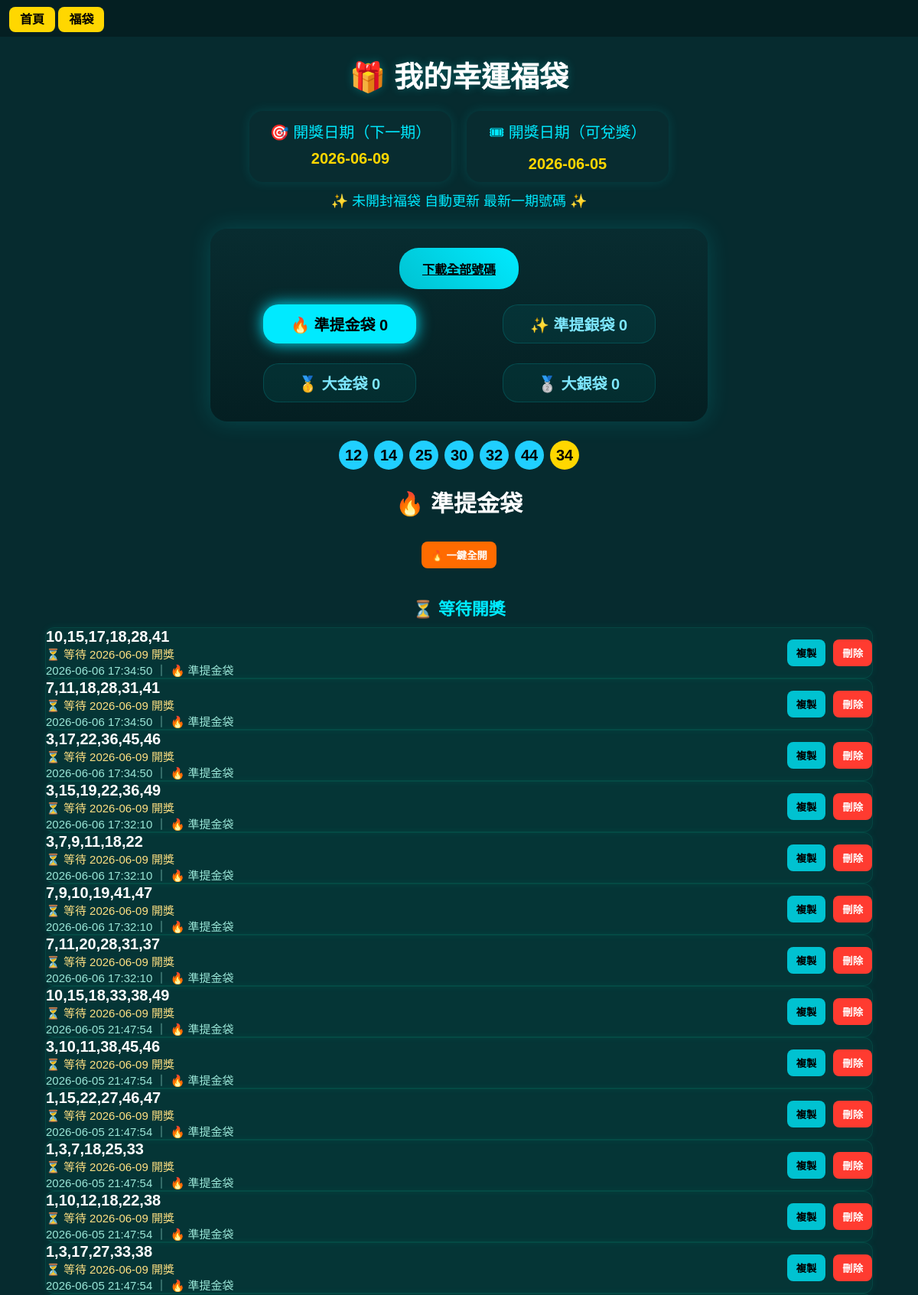
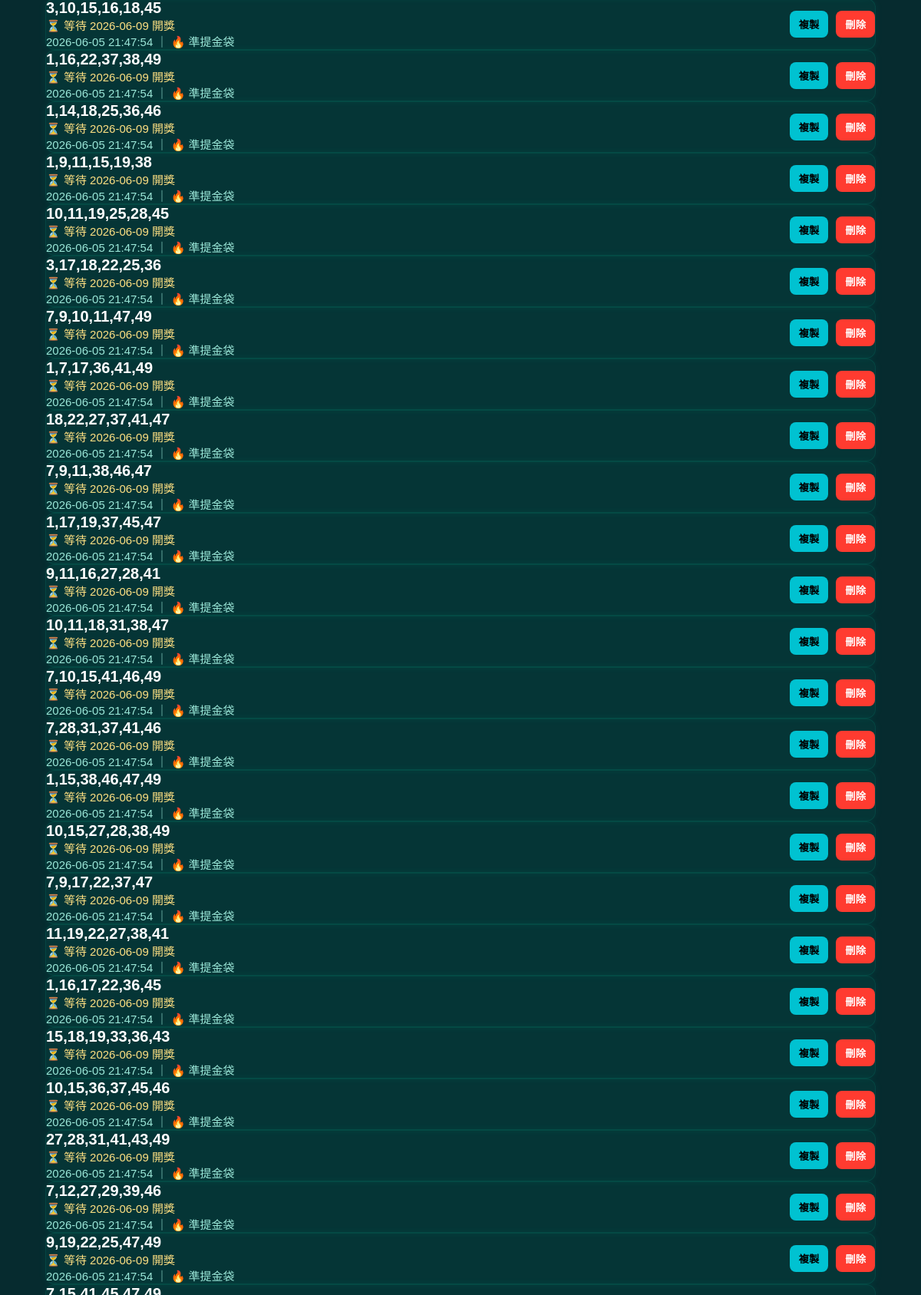
The page /mybag (signed in, upper part) on the database its author committed (2 pictures, top to bottom).
### tables this page shows
CREATE TABLE user_bags (
    id INTEGER PRIMARY KEY AUTOINCREMENT,
    user_id TEXT,
    bag_type TEXT,
    numbers TEXT,
    is_opened INTEGER DEFAULT 0,
    created_at TEXT
, hit_count INTEGER, status TEXT DEFAULT 'pending', target_draw_date TEXT, opened_at TEXT, settled_at TEXT, is_3_hit INTEGER DEFAULT 0, is_4_hit INTEGER DEFAULT 0, is_5_hit INTEGER DEFAULT 0, is_all_dead INTEGER DEFAULT 0, removed_numbers TEXT, parameter_snapshot TEXT);

### routes/bag.py (the view)
@bag_bp.route("/mybag")
def mybag():
    if "user_id" not in session:
        return redirect("/login")
    conn = get_shop_db()
    conn.row_factory = sqlite3.Row
    c = conn.cursor()
    c.execute(
        """
        SELECT
            id,
            bag_type,
            numbers,
            is_opened,
            created_at,
            opened_at,
            target_draw_date,
            hit_count,
            status
        FROM user_bags
        WHERE user_id=?
        ORDER BY is_opened ASC, id DESC
        """,
        (session["user_id"],),
    )
    rows = c.fetchall()
    conn_lottery = get_lottery_db()
    c_lottery = conn_lottery.cursor()
    c_lottery.execute("""
        SELECT draw_date, numbers
        FROM lottery_results
        ORDER BY draw_date DESC
        LIMIT 1
    """)
    latest = c_lottery.fetchone()
    if latest:
        last_draw_date = latest[0]
        latest_numbers = latest[1]
    else:
        last_draw_date = "尚未開獎"
        latest_numbers = "無資料"
    try:
        base_date = datetime.strptime(last_draw_date, "%Y-%m-%d")
        if base_date.weekday() == 1:
            next_draw_date = (base_date + timedelta(days=3)).strftime("%Y-%m-%d")
        else:
            next_draw_date = (base_date + timedelta(days=4)).strftime("%Y-%m-%d")
    except:
        next_draw_date = "等待更新"
    conn_lottery.close()
    pending_bags = []
    opened_bags = []
    settled_bags = []
    for r in rows:
        bag = {
            "id": r["id"],
            "type": get_bag_name(r["bag_type"]),
            "numbers": r["numbers"],
            "created_at": r["created_at"],
            "opened_at": r["opened_at"],
            "target_draw_date": r["target_draw_date"],
            "hit_count": r["hit_count"],
            "status": r["status"],
        }
        status = r["status"]
        if status == "pending":
            pending_bags.append(bag)
        elif status == "opened":
            opened_bags.append(bag)
        elif status == "settled":
            settled_bags.append(bag)
    conn.close()
    bags = pending_bags + opened_bags + settled_bags
    return render_template(
        "mybag.html",
        bags=bags,
        pending_bags=pending_bags,
        opened_bags=opened_bags,
        settled_bags=settled_bags,
        last_draw_date=last_draw_date,
        latest_numbers=latest_numbers,
        next_draw_date=next_draw_date,
    )

### app.py (called while the page is built)
@app.context_processor
def inject_user():
    user_id = session.get("user_id")
    balance = 0
    if user_id:
        conn = None
        try:
            conn = get_shop_db()
            c = conn.cursor()
            c.execute("SELECT points FROM users WHERE id=?", (user_id,))
            row = c.fetchone()
            if row:
                balance = row[0]
        except Exception as e:
            print("inject_user error:", e)
        finally:
            if conn:
                conn.close()
    return dict(global_money=balance)

@app.before_request
def make_session_permanent():
    session.permanent = True

### services/bag_utils.py (called while the page is built)
def get_bag_name(bag_type):
    return BAG_INFO.get(bag_type, {}).get("name", bag_type)

### services/db.py (called while the page is built)
def get_shop_db():
    print("========== SHOP DB ==========")
    print(os.path.abspath(SHOP_DB))
    print("=============================")
    conn = sqlite3.connect(SHOP_DB, timeout=30)
    conn.execute("PRAGMA journal_mode=WAL")
    conn.row_factory = sqlite3.Row
    return conn

def get_lottery_db():
    print("======= LOTTERY DB =======")
    print(os.path.abspath(LOTTERY_DB))
    print("==========================")
    conn = sqlite3.connect(LOTTERY_DB, timeout=30)
    conn.execute("PRAGMA journal_mode=WAL")
    conn.row_factory = sqlite3.Row
    return conn

### templates/mybag.html (shortened to what this page needs)
<!DOCTYPE html>
<html lang="zh-TW">
<head>
</head>
<body>
    <div class="top-bar">
        <div>
            <a href="/" class="nav-btn">首頁</a>
            <a href="/bag" class="nav-btn">福袋</a>
        </div>
    </div>
    <h2>🎁 我的幸運福袋</h2>
    <div class="period-box">
        <div class="period-card">
            <div class="label">
                🎯 開獎日期（下一期）
            </div>
            <div class="main-date">
                {{ next_draw_date }}
            </div>
        </div>
        <div class="period-card">
            <div class="label">
                🎟 開獎日期（可兌獎）
            </div>
            <div class="main-date">
                {{ last_draw_date }}
            </div>
        </div>
    </div>
    <div class="notice">
        ✨ 未開封福袋 自動更新 最新一期號碼 ✨
    </div>
    <div class="top-card">
        <a href="/download_bags" class="download-all">
            下載全部號碼
        </a>
        <div class="tabs">
            <button onclick="showTab('🔥 準提金袋', this)">
                🔥 準提金袋 {{ bags
                |selectattr("type","equalto","🔥 準提金袋")
                |selectattr("status","equalto","pending")
                |list|length }}
            </button>
            <button onclick="showTab('✨ 準提銀袋', this)">
                ✨ 準提銀袋 {{ bags
                |selectattr("type","equalto","✨ 準提銀袋")
                |selectattr("status","equalto","pending")
                |list|length }}
            </button>
            <button onclick="showTab('🥇 大金袋', this)">
                🥇 大金袋 {{ bags
                |selectattr("type","equalto","🥇 大金袋")
                |selectattr("status","equalto","pending")
                |list|length }}
            </button>
            <button onclick="showTab('🥈 大銀袋', this)">
                🥈 大銀袋 {{ bags
                |selectattr("type","equalto","🥈 大銀袋")
                |selectattr("status","equalto","pending")
                |list|length }}
            </button>
        </div>
    </div>
    <div class="lottery-balls">
        {% set nums = latest_numbers.split(",") %}
        {% for n in nums[:6] %}
        <div class="ball blue">
            {{ n }}
        </div>
        {% endfor %}
        {% if nums|length > 6 %}
        <div class="ball yellow">
            {{ nums[6] }}
        </div>
        {% endif %}
    </div>
    {% set types = [
    "🔥 準提金袋",
    "✨ 準提銀袋",
    "🥇 大金袋",
    "🥈 大銀袋"
    ] %}
    {% for t in types %}
    <div class="section" id="{{ t }}">
        {% include 'partials/section_header.html' %}
        {% if t == "🔥 準提金袋" %}
        <form method="POST" action="/open_all/pray_gold">
            <button class="btn open" style="margin-bottom:15px;">
                🔥 一鍵全開
            </button>
        </form>
        {% elif t == "✨ 準提銀袋" %}
        <form method="POST" action="/open_all/pray_silver">
            <button class="btn open" style="margin-bottom:15px;">
                ✨ 一鍵全開
            </button>
        </form>
        {% elif t == "🥇 大金袋" %}
        <form method="POST" action="/open_all/gold">
            <button class="btn open" style="margin-bottom:15px;">
                🥇 一鍵全開
            </button>
        </form>
        {% elif t == "🥈 大銀袋" %}
        <form method="POST" action="/open_all/silver">
            <button class="btn open" style="margin-bottom:15px;">
                🥈 一鍵全開
            </button>
        </form>
        {% endif %}
        <div style="
        margin-top:20px;
        margin-bottom:10px;
        color:#00eaff;
        font-size:22px;
        font-weight:bold;
        ">
            ⏳ 等待開獎
        </div>
        {% include 'partials/pending_block.html' %}
    </div>
    {% endfor %}
</body>
</html>

### templates/partials/pending_block.html
{% for b in bags if b.type == t and b.status == "opened" %}
<div class="result-row">
    <div>
        <div class="numbers">
            {{ b.numbers }}
        </div>
        <div class="hit">
            ⏳ 等待 {{ b.target_draw_date }} 開獎
        </div>
        <div class="time">
            {{ (b.opened_at or b.created_at)[:19] }}
            ｜ {{ b.type }}
        </div>
    </div>
    <div style="display:flex; gap:10px;">
        <button class="btn copy" onclick="copyText('{{ b.numbers }}')">
            複製
        </button>
        <form method="POST" action="/delete_bag/{{ b.id }}" style="display:inline;" onsubmit="return confirm('確定刪除？')">
            <button type="submit" class="btn delete">
                刪除
            </button>
        </form>
    </div>
</div>
{% endfor %}

### templates/mybag.html (style rules this page uses)
body { background: #062b2f; color: #fff; text-align: center; font-family: Arial; margin: 0; padding-top: 60px; }
.top-bar { position: fixed; top: 0; width: 100%; background: #041f22; padding: 12px; display: flex; justify-content: space-between; z-index: 999; }
.nav-btn { background: #FFD700; color: #000; padding: 8px 14px; border-radius: 8px; text-decoration: none; font-weight: bold; }
.notice { color: #00eaff; margin-top: 10px; font-size: 18px; }
.period-box { display: flex; justify-content: center; gap: 20px; margin-top: 10px; flex-wrap: wrap; }
.period-card { background: #082c30; padding: 12px 22px; border-radius: 18px; min-width: 220px; box-shadow: 0 0 15px rgba(0, 255, 255, 0.12); }
.period-card .label { color: #00eaff; font-size: 20px; margin-bottom: 8px; }
.main-date { font-size: 20px; font-weight: bold; color: #FFD700; margin-top: 10px; }
.top-card { margin: 25px auto; padding: 25px; width: 600px; background: linear-gradient(180deg, #082c30, #041f22); border-radius: 22px; box-shadow: 0 0 30px rgba(0, 255, 255, 0.15); }
.download-all { display: inline-block; margin-bottom: 10px; padding: 15px 30px; background: linear-gradient(45deg, #00c2d1, #00eaff); color: #000; border-radius: 25px; font-weight: bold; }
.tabs { display: grid; grid-template-columns: 1fr 1fr; gap: 26px; margin-top: 10px; justify-items: center; }
.tabs button { width: 200px; padding: 10px 10px; border: none; border-radius: 20px; background: rgba(0, 255, 255, 0.06); border: 1px solid rgba(0, 255, 255, 0.14); color: #7ee7ff; font-size: 20px; font-weight: bold; cursor: pointer; transition: 0.25s; }
.tabs button.active { background: #00eaff; color: #000; box-shadow: 0 0 20px #00eaff; }
.section { display: none; margin-top: 20px; }
.btn { padding: 8px 12px; border: none; border-radius: 8px; cursor: pointer; font-weight: bold; }
.copy { background: #00c2d1; color: #000; }
.open { background: #ff6b00; color: #fff; }
.result-row { width: 90%; margin: 0px auto; padding: 0px; border-radius: 12px; display: flex; justify-content: space-between; align-items: center; background: rgba(0, 255, 200, 0.05); border: 1px solid rgba(0, 255, 200, 0.08); box-shadow: 0 0 12px rgba(0, 255, 200, 0.06); }
.numbers { font-size: 20px; font-weight: bold; color: #fff; text-align: left; }
.hit { margin-top: 0px; font-size: 15px; color: #ffe082; text-align: left; }
.time { margin-top: 0px; font-size: 15px; color: #9be7d8; text-align: left; }
.delete { background: #ff3b30; color: #fff; }
.lottery-balls { display: flex; justify-content: center; gap: 8px; margin-top: 10px; }
.ball { width: 38px; height: 38px; border-radius: 50%; display: flex; align-items: center; justify-content: center; font-weight: bold; font-size: 20px; }
.blue { background: #20cfff; color: #000; }
.yellow { background: gold; color: #000; }
h2 { font-size: 38px; font-weight: bold; margin-top: 10px; margin-bottom: 20px; color: #fff; text-shadow: 0 0 12px rgba(0, 255, 255, 0.25); }

### rows shown on the page
user_bags: numbers "10,15,17,18,28,41", target_draw_date "2026-06-09", opened_at "2026-06-06 17:34:50", type "🔥 準提金袋"
user_bags: numbers "7,11,18,28,31,41", target_draw_date "2026-06-09", opened_at "2026-06-06 17:34:50", type "🔥 準提金袋"
user_bags: numbers "3,17,22,36,45,46", target_draw_date "2026-06-09", opened_at "2026-06-06 17:34:50", type "🔥 準提金袋"
user_bags: numbers "3,15,19,22,36,49", target_draw_date "2026-06-09", opened_at "2026-06-06 17:32:10", type "🔥 準提金袋"
user_bags: numbers "3,7,9,11,18,22", target_draw_date "2026-06-09", opened_at "2026-06-06 17:32:10", type "🔥 準提金袋"
user_bags: numbers "7,9,10,19,41,47", target_draw_date "2026-06-09", opened_at "2026-06-06 17:32:10", type "🔥 準提金袋"
user_bags: numbers "7,11,20,28,31,37", target_draw_date "2026-06-09", opened_at "2026-06-06 17:32:10", type "🔥 準提金袋"
user_bags: numbers "10,15,18,33,38,49", target_draw_date "2026-06-09", opened_at "2026-06-05 21:47:54", type "🔥 準提金袋"
user_bags: numbers "3,10,11,38,45,46", target_draw_date "2026-06-09", opened_at "2026-06-05 21:47:54", type "🔥 準提金袋"
user_bags: numbers "1,15,22,27,46,47", target_draw_date "2026-06-09", opened_at "2026-06-05 21:47:54", type "🔥 準提金袋"
user_bags: numbers "1,3,7,18,25,33", target_draw_date "2026-06-09", opened_at "2026-06-05 21:47:54", type "🔥 準提金袋"
user_bags: numbers "1,10,12,18,22,38", target_draw_date "2026-06-09", opened_at "2026-06-05 21:47:54", type "🔥 準提金袋"
user_bags: numbers "1,3,17,27,33,38", target_draw_date "2026-06-09", opened_at "2026-06-05 21:47:54", type "🔥 準提金袋"
user_bags: numbers "3,10,15,16,18,45", target_draw_date "2026-06-09", opened_at "2026-06-05 21:47:54", type "🔥 準提金袋"
user_bags: numbers "1,16,22,37,38,49", target_draw_date "2026-06-09", opened_at "2026-06-05 21:47:54", type "🔥 準提金袋"
user_bags: numbers "1,14,18,25,36,46", target_draw_date "2026-06-09", opened_at "2026-06-05 21:47:54", type "🔥 準提金袋"
user_bags: numbers "1,9,11,15,19,38", target_draw_date "2026-06-09", opened_at "2026-06-05 21:47:54", type "🔥 準提金袋"
user_bags: numbers "10,11,19,25,28,45", target_draw_date "2026-06-09", opened_at "2026-06-05 21:47:54", type "🔥 準提金袋"
user_bags: numbers "3,17,18,22,25,36", target_draw_date "2026-06-09", opened_at "2026-06-05 21:47:54", type "🔥 準提金袋"
user_bags: numbers "7,9,10,11,47,49", target_draw_date "2026-06-09", opened_at "2026-06-05 21:47:54", type "🔥 準提金袋"
user_bags: numbers "1,7,17,36,41,49", target_draw_date "2026-06-09", opened_at "2026-06-05 21:47:54", type "🔥 準提金袋"
user_bags: numbers "18,22,27,37,41,47", target_draw_date "2026-06-09", opened_at "2026-06-05 21:47:54", type "🔥 準提金袋"
user_bags: numbers "7,9,11,38,46,47", target_draw_date "2026-06-09", opened_at "2026-06-05 21:47:54", type "🔥 準提金袋"
user_bags: numbers "1,17,19,37,45,47", target_draw_date "2026-06-09", opened_at "2026-06-05 21:47:54", type "🔥 準提金袋"
user_bags: numbers "9,11,16,27,28,41", target_draw_date "2026-06-09", opened_at "2026-06-05 21:47:54", type "🔥 準提金袋"
user_bags: numbers "10,11,18,31,38,47", target_draw_date "2026-06-09", opened_at "2026-06-05 21:47:54", type "🔥 準提金袋"
user_bags: numbers "7,10,15,41,46,49", target_draw_date "2026-06-09", opened_at "2026-06-05 21:47:54", type "🔥 準提金袋"
user_bags: numbers "7,28,31,37,41,46", target_draw_date "2026-06-09", opened_at "2026-06-05 21:47:54", type "🔥 準提金袋"
user_bags: numbers "1,15,38,46,47,49", target_draw_date "2026-06-09", opened_at "2026-06-05 21:47:54", type "🔥 準提金袋"
user_bags: numbers "10,15,27,28,38,49", target_draw_date "2026-06-09", opened_at "2026-06-05 21:47:54", type "🔥 準提金袋"
user_bags: numbers "7,9,17,22,37,47", target_draw_date "2026-06-09", opened_at "2026-06-05 21:47:54", type "🔥 準提金袋"
user_bags: numbers "11,19,22,27,38,41", target_draw_date "2026-06-09", opened_at "2026-06-05 21:47:54", type "🔥 準提金袋"
user_bags: numbers "1,16,17,22,36,45", target_draw_date "2026-06-09", opened_at "2026-06-05 21:47:54", type "🔥 準提金袋"
user_bags: numbers "15,18,19,33,36,43", target_draw_date "2026-06-09", opened_at "2026-06-05 21:47:54", type "🔥 準提金袋"
user_bags: numbers "10,15,36,37,45,46", target_draw_date "2026-06-09", opened_at "2026-06-05 21:47:54", type "🔥 準提金袋"
user_bags: numbers "27,28,31,41,43,49", target_draw_date "2026-06-09", opened_at "2026-06-05 21:47:54", type "🔥 準提金袋"
user_bags: numbers "7,12,27,29,39,46", target_draw_date "2026-06-09", opened_at "2026-06-05 21:47:54", type "🔥 準提金袋"
user_bags: numbers "9,19,22,25,47,49", target_draw_date "2026-06-09", opened_at "2026-06-05 21:47:54", type "🔥 準提金袋"

### other values the page prints
{{ next_draw_date }} "2026-06-09"
{{ last_draw_date }} "2026-06-05"
{{ n }} "12" "14" "25" "30" "32" "44"
{{ nums[6] }} "34"
{{ t }} "🔥 準提金袋"
